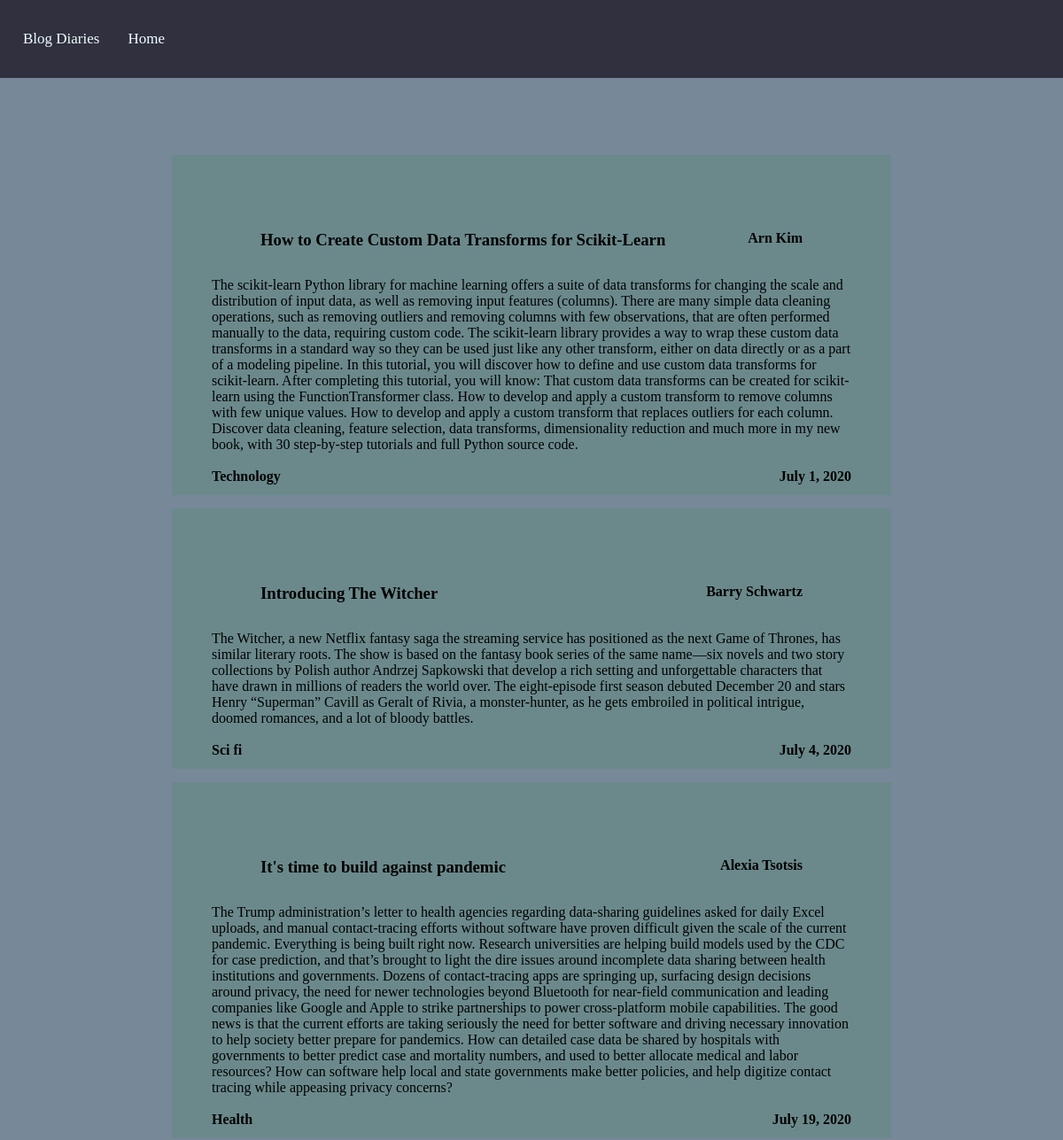
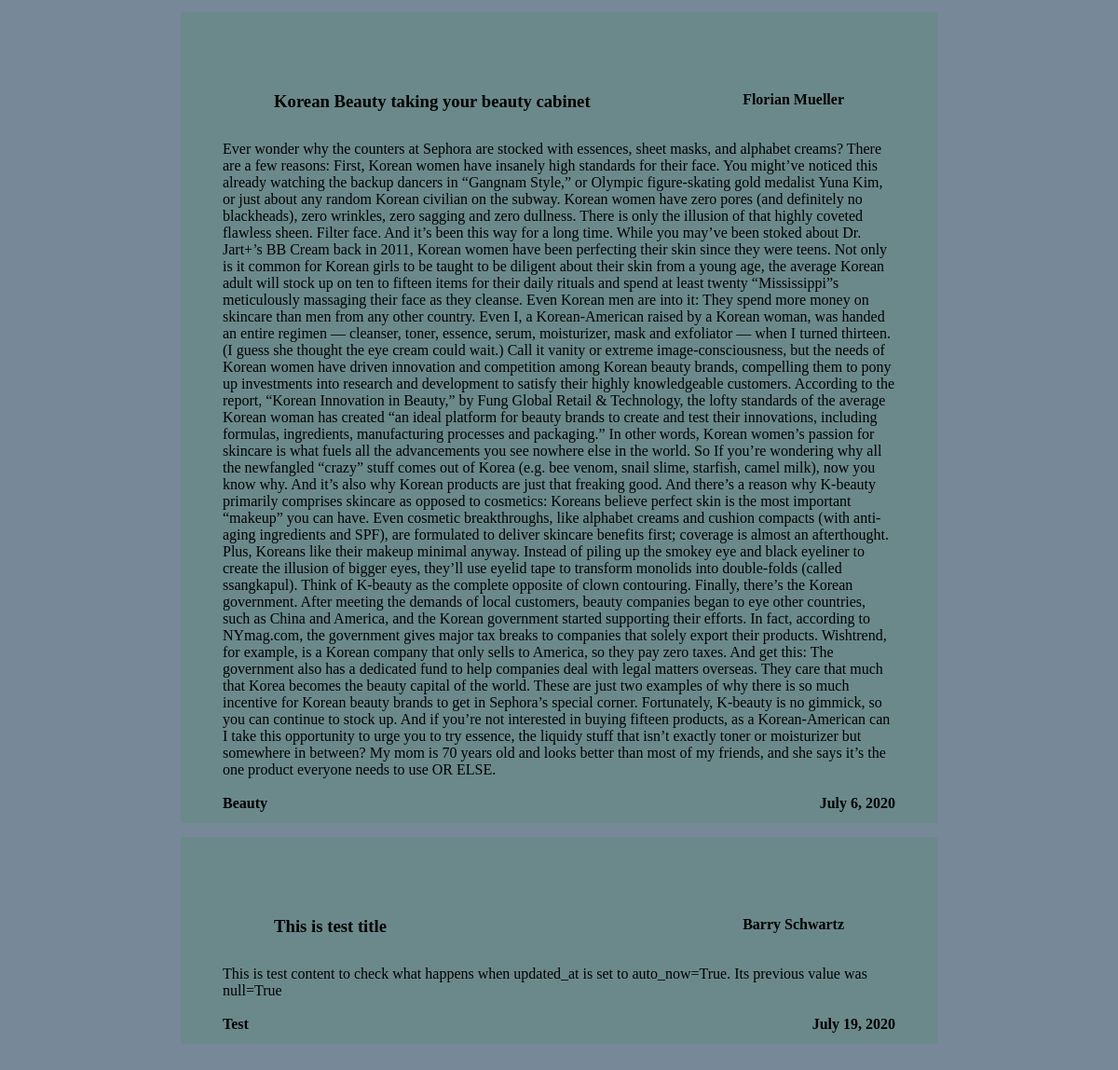
The app's page /blog/list/ with its own data (2 pictures, top to bottom).
### blog/models.py (models this page shows, shortened)
class Blog(models.Model):
    title = models.CharField(max_length=100)
    content = models.TextField()
    blog_type = models.CharField(max_length=200)
    author = models.ForeignKey(Author, on_delete=models.SET_NULL, null=True, related_name='blog_author')
    created_at = models.DateField(auto_now_add=True)
    updated_at = models.DateField(auto_now=True)
    class Meta:
        ordering = ('title',)

class Author(models.Model):
    name = models.CharField(max_length=100)
    email = models.EmailField()
    bio = models.CharField(max_length=200)
    def __str__(self):
        return self.name

### blog/views.py (the view)
# urls.py: path('list/', list_blog)
def list_blog(request):
    data = Blog.objects.all()
    context = {
        'data': data
    }
    return render(request, 'blog/list.html', context=context)

### blog/templates/blog/list.html
{% extends 'blog/base.html' %}
{% block main_content %}
<section>
{% for u in data %}
<div style="background: rgba(0, 151, 19, 0.1); margin:auto; width:70%">
        <div style="padding: 30px; margin:15px">
            <div style="padding: 30px; margin:15px">
            <h3 style="float:left; padding:10px">{{ u.title }}</h3>
            <h4 style="float:right; padding:10px">{{ u.author }}</h4>
        </div>
        <br><div>
            {{ u.content }}</div><br>
            <div>
                <h4 style="float:left">{{ u.blog_type }}</h4>
                <h4 style="float:right">{{ u.created_at }}</h4>
            </div>
        </div>
</div>
{% endfor %}
</section>
{% endblock %}

### blog/templates/blog/base.html (shortened to what this page needs)
<!DOCTYPE html>
{% load static %}
<html lang="en">
<head>
    <link rel="stylesheet" type="text/css" href="{% static 'blog/style.css' %}" />
</head>
<body>
<div class="topnav" id="myTopnav" style="margin:0px 0px 20px 0px">
    <a class="active" href="">Blog Diaries</a>
    <a href="">Home</a>
</div>
{% block main_content %}{% endblock %}
</body>
</html>

### blog/static/blog/style.css (style rules this page uses)
* { padding: 0; margin: 0; }
body { background-color:lightslategray; background-size: cover; background-attachment: fixed; position: relative; }
.topnav { overflow: hidden; background-color:rgb(48, 48, 63); padding: 20px 10px; transition: 0.4s; position: fixed; width: 100%; top: 0; z-index:99; }
.topnav a { float: left; color:azure; text-align: center; padding: 14px 16px; text-decoration: burlywood; font-size: 17px; }
section { margin:140px 0px 0px 0px; padding:20px; }

### records on screen
Blog: title "How to Create Custom Data Transforms for Scikit-Learn", author "Arn Kim", content "The scikit-learn Python library for machine learning offers a suite of data transforms for changing the scale and distribution of input data, as well as removing input features (columns). There are many simple data cleaning operations, such as removing outliers and removing columns with few observations, that are often performed manually to the data, requiring custom code. The scikit-learn library provides a way to wrap these custom data transforms in a standard way so they can be used just like any other transform, either on data directly or as a part of a modeling pipeline. In this tutorial, you will discover how to define and use custom data transforms for scikit-learn. After completing…", blog_type "Technology", created_at "July 1, 2020"
Blog: title "Introducing The Witcher", author "Barry Schwartz", content "The Witcher, a new Netflix fantasy saga the streaming service has positioned as the next Game of Thrones, has similar literary roots. The show is based on the fantasy book series of the same name—six novels and two story collections by Polish author Andrzej Sapkowski that develop a rich setting and unforgettable characters that have drawn in millions of readers the world over. The eight-episode first season debuted December 20 and stars Henry “Superman” Cavill as Geralt of Rivia, a monster-hunter, as he gets embroiled in political intrigue, doomed romances, and a lot of bloody battles.", blog_type "Sci fi", created_at "July 4, 2020"
Blog: title "It's time to build against pandemic", author "Alexia Tsotsis", content "The Trump administration’s letter to health agencies regarding data-sharing guidelines asked for daily Excel uploads, and manual contact-tracing efforts without software have proven difficult given the scale of the current pandemic. Everything is being built right now. Research universities are helping build models used by the CDC for case prediction, and that’s brought to light the dire issues around incomplete data sharing between health institutions and governments. Dozens of contact-tracing apps are springing up, surfacing design decisions around privacy, the need for newer technologies beyond Bluetooth for near-field communication and leading companies like Google and Apple to strike…", blog_type "Health", created_at "July 19, 2020"
Blog: title "Korean Beauty taking your beauty cabinet", author "Florian Mueller", content "Ever wonder why the counters at Sephora are stocked with essences, sheet masks, and alphabet creams? There are a few reasons: First, Korean women have insanely high standards for their face. You might’ve noticed this already watching the backup dancers in “Gangnam Style,” or Olympic figure-skating gold medalist Yuna Kim, or just about any random Korean civilian on the subway. Korean women have zero pores (and definitely no blackheads), zero wrinkles, zero sagging and zero dullness. There is only the illusion of that highly coveted flawless sheen. Filter face. And it’s been this way for a long time. While you may’ve been stoked about Dr. Jart+’s BB Cream back in 2011, Korean women have been…", blog_type "Beauty", created_at "July 6, 2020"
Blog: title "This is test title", author "Barry Schwartz", content "This is test content to check what happens when updated_at is set to auto_now=True. Its previous value was null=True", blog_type "Test", created_at "July 19, 2020"
